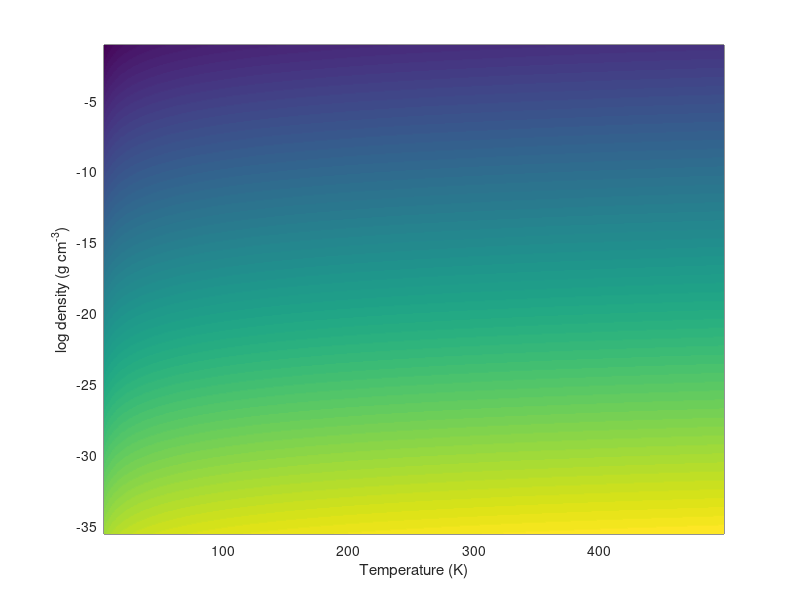

Here is the MATLAB script that generated this plot:
close all; clear all; clc;

Msun = 2.0e33;

fid = fopen('temp.dat','r');    
T = fscanf(fid,'%f');          
fclose(fid);
fid = fopen('density.dat','r');
p = fscanf(fid,'%f');
fclose(fid);
fid = fopen('jeans_mass_2.dat','r');
MJ1 = fscanf(fid,'%f');
fclose(fid);
%fid = fopen('jeans_mass_2.dat','r');
%MJ2 = fscanf(fid,'%f');
%fclose(fid);

MJ1 = reshape(MJ1,[500 500]);
MJ1 = MJ1./(log10(Msun));

min1 = log10(5.0e-4);
max1 = log10(2.0e-3);
min2 = log10(0.5);
max2 = log10(2.0);
min3 = log10(8.0);
max3 = log10(12.0);
min4 = log10(5.0e10);
max4 = log10(1.0e11);

pcolor(T,p,MJ1)
shading interp
hold on

%contour(T,p,MJ1,[min4 min4],'color','k','lineWidth',2)

%contour(T,p,Mindex);

xlabel('Temperature (K)');
ylabel('log density (g cm{^-}{^3})');